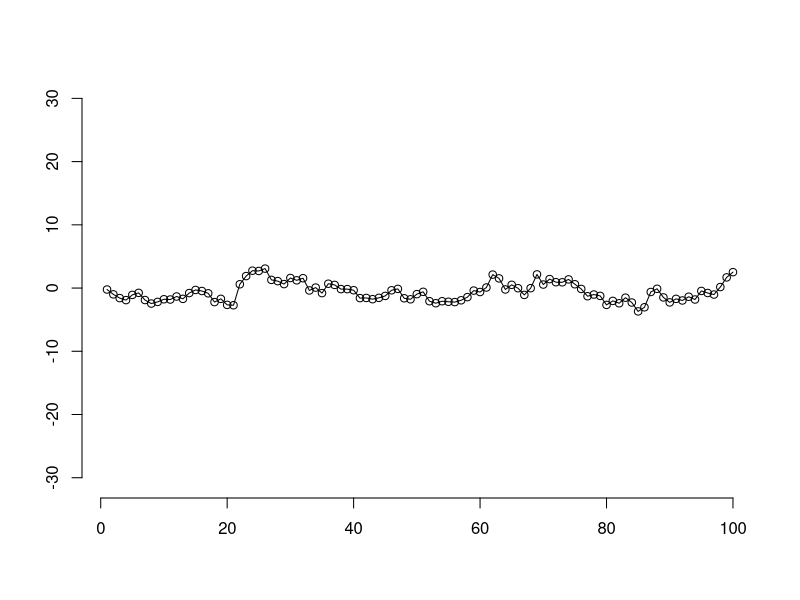
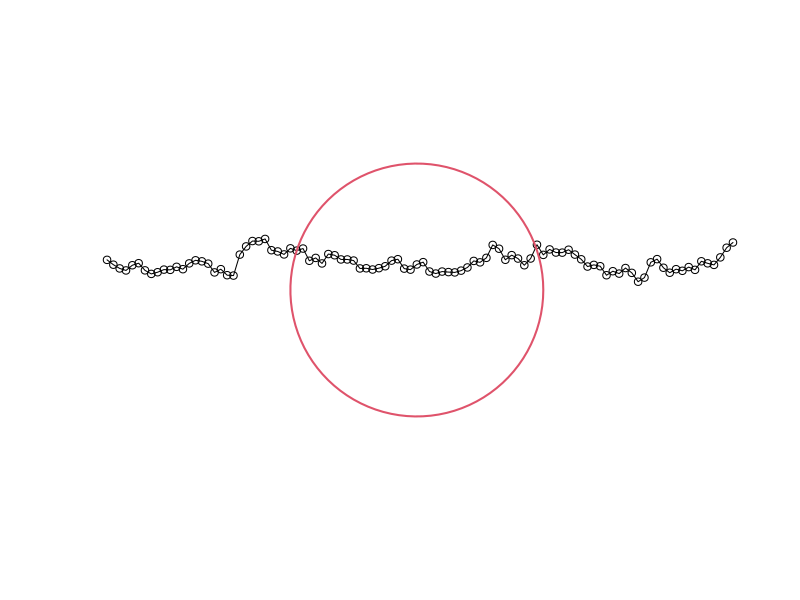
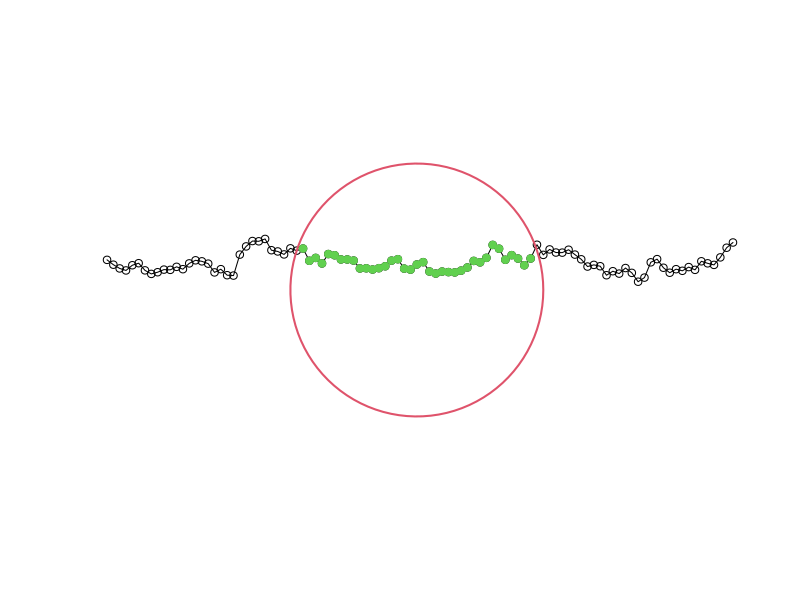
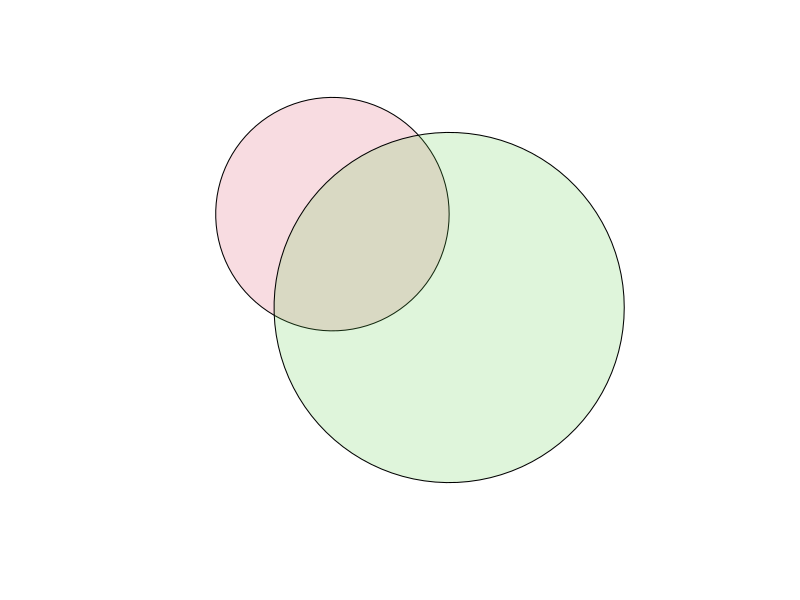
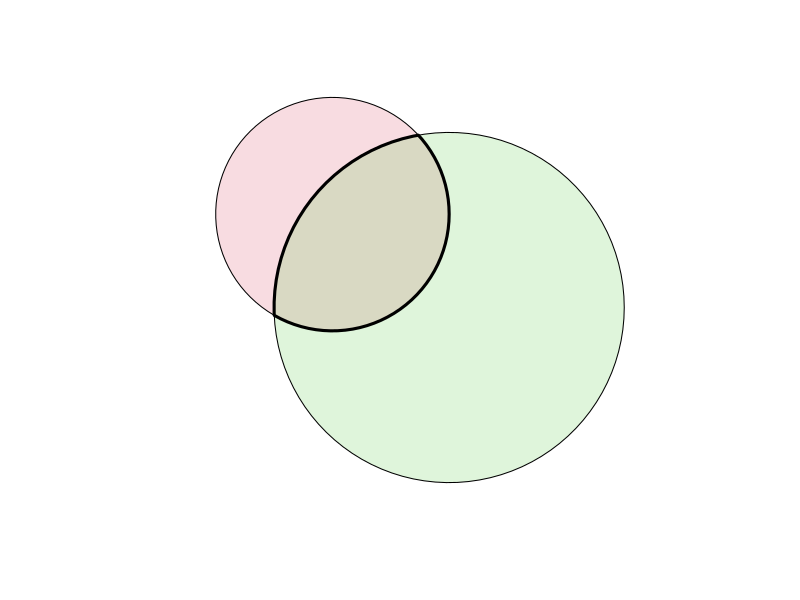

The R script that drew these images, in order:
## ---- chunk 1
knitr::opts_chunk$set(echo = TRUE)
## ---- chunk 2
require(sf)
## ---- chunk 3
n <- 100
Z.track <- (1:n) + as.numeric(arima.sim(n, model = list(ar = 0.8)))*1i
Track <- data.frame(time = 1:length(Z.track), 
                      x = Re(Z.track), y = Im(Z.track)) |> 
    st_as_sf(coords = c("x","y"))
Track
plot(st_geometry(Track), type = "o", asp = 1)
axis(1); axis(2)
## ---- chunk 4
getCircle <- function(center, radius){
  z <- complex(arg = seq(0,2*pi,length=100),
          mod = radius) + center
  z[length(z)+1] <- z[1]
  cbind(x = Re(z), y = Im(z)) |> 
    list() |>
    st_polygon() |> st_sfc()
}

Poly <- getCircle(center = 50-5i, radius = 20)
plot(st_geometry(Track), type = "o", ylim = c(-20,10))
plot(st_geometry(Poly), add = TRUE, border = 2, lwd = 2)
## ---- chunk 5
PointsInPoly <- st_intersection(Track, Poly)
## ---- chunk 6
PointsInPoly
## ---- chunk 7
plot(st_geometry(Track), type = "o", ylim = c(-20,10))
plot(st_geometry(Poly), add = TRUE, border = 2, lwd = 2)
plot(st_geometry(PointsInPoly), col = 3, add = TRUE, pch = 19)
## ---- chunk 8
range(PointsInPoly$time)
## ---- chunk 9
Poly1 <- getCircle(-5+5i, 10) |> st_sfc()
Poly2 <- getCircle(5-3i, 15) |> st_sfc()
Polys <- rbind(Poly1, Poly2) |> st_sfc()  
plot(Polys, col = scales::alpha(2:3,.2))  
## ---- chunk 10
PolyIntersection <- st_intersection(Poly1, Poly2)
PolyIntersection
## ---- chunk 11
st_area(Polys)
st_area(PolyIntersection)
st_area(PolyIntersection)/st_area(Polys)
## ---- chunk 12
plot(Polys, col = scales::alpha(2:3,.2))  
plot(PolyIntersection, add = TRUE, lwd = 3)
